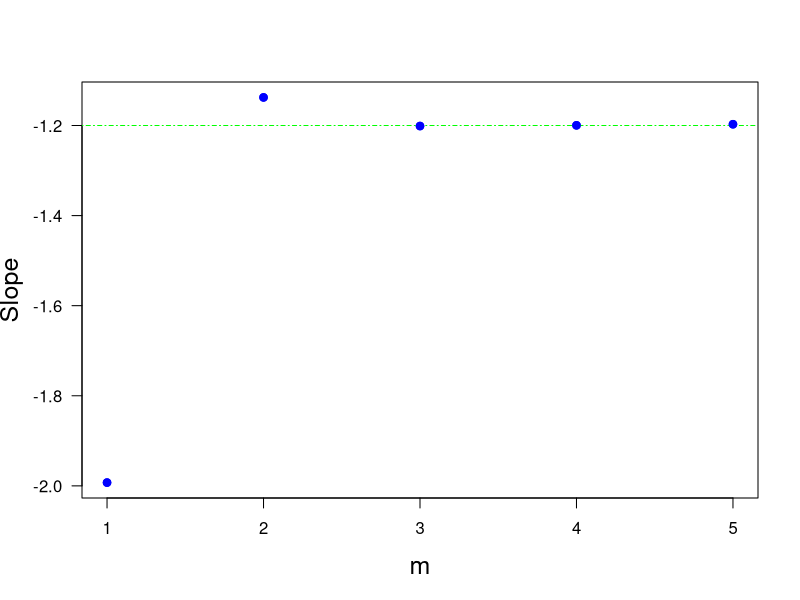

Source code (R):
print('file: SolutionOLSasymNoise.R')
# EXERCISE & SOLUTION: Ordinary least squares with non-normal asymmetric noise
# ---------------------------------------------------
# (I) Construct asymmetric PDF with mean 0 for noise:
# 2 half uniform PDFs: PDF = b = 2/3 for 0 <= x <= 1; PDF = a = 1/6 for -2 <= x <= 0
# How to sample from this PDF? (1) random choise beween positive & negative branch
# (2) approriate uniform PDF either positive or negative branch
a = 1/6; b = 2/3; sigmasq = 2/3
beta0 = 8; beta1 = -1.2 # true intercept & slope
csigma = 2; print(c(round(csigma,4),'csigma'))
sigma = csigma*sqrt(sigmasq); print(c(round(sigma,4),'sigma')) # true standard deviation of noise
set.seed(1953)
mMax = 5
mArr = 1:mMax
SL = numeric(mMax); IC = numeric(mMax)
print(' ---------------------------------------------------')
print('(II) Generate noise')
for(m in 1:mMax) {
  print(c(m,'m'))
  n = 10^m    # sample size
  rArr = numeric(n)
  for(i in 1:n) {r1 = sample(c(0,1,2),1,replace=TRUE); 
  if (r1==0) {rArr[i] = runif(1,-2,0)} else rArr[i] = runif(1,0,1)}
  x = round(sort(runif(n,min=1,max=5)),2)
  xExact = seq(1,5,0.1)
  yExact = beta0+beta1*xExact
  y = beta0+beta1*x+csigma*rArr
  out1 = lm(y~x)
  IC[m] = out1$coefficients[1]
  SL[m] = out1$coefficients[2]
}
sflag = 1
if (sflag == 1) {
  # png('Gauss-MarkovSlope200925.png',width=16,height=12,units='cm',res=300)
  plot(mArr,SL,type='p',lwd=4,col='blue',xlab='m',ylab='Slope',las=1,cex=0.6,cex.lab=1.5)
  abline(h=beta1,col='green',lty=4)
  points(mArr,SL,lwd=4,col='blue',cex=0.6)
  # dev.off()
}
if (sflag == 2) {
  # png('Gauss-MarkovIntercept200925.png',width=16,height=12,units='cm',res=300)
  plot(mArr,IC,type='p',lwd=4,col='blue',xlab='m',ylab='Intercept',las=1,cex=0.6,cex.lab=1.5)
  abline(h=beta0,col='green',lty=4)
  points(mArr,IC,lwd=4,col='blue',cex=0.6)
  # dev.off()
}